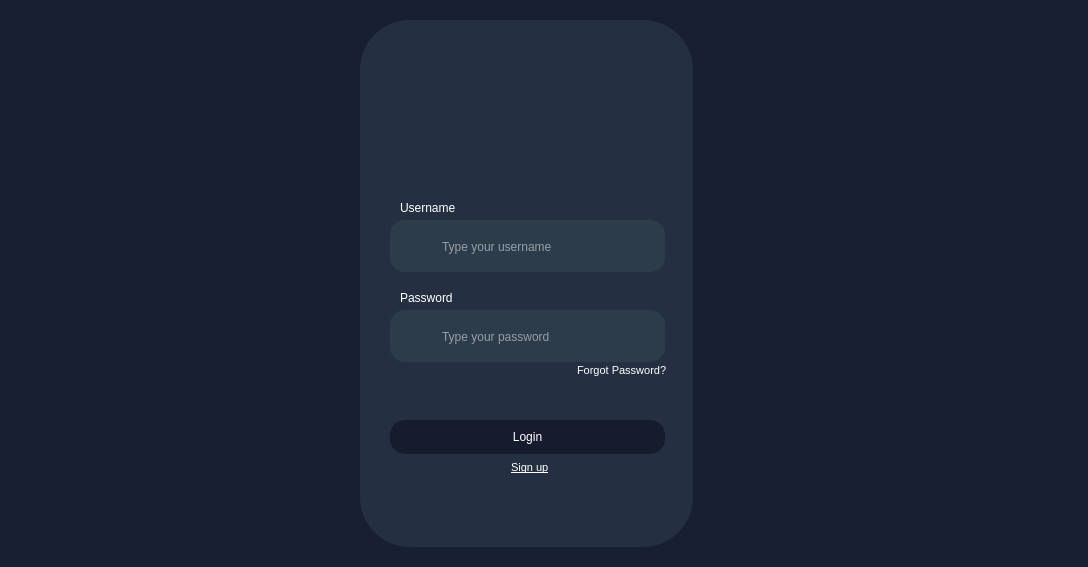
<?xml version="1.0" encoding="UTF-8"?>
<ui version="4.0">
 <class>login</class>
 <widget class="QMainWindow" name="login">
  <property name="geometry">
   <rect>
    <x>0</x>
    <y>0</y>
    <width>1088</width>
    <height>567</height>
   </rect>
  </property>
  <property name="minimumSize">
   <size>
    <width>1088</width>
    <height>567</height>
   </size>
  </property>
  <property name="maximumSize">
   <size>
    <width>1088</width>
    <height>567</height>
   </size>
  </property>
  <property name="windowTitle">
   <string>login</string>
  </property>
  <property name="styleSheet">
   <string notr="true">background-color: rgb(25, 31, 50);
</string>
  </property>
  <widget class="QWidget" name="centralwidget">
   <widget class="QLabel" name="cyber_bg">
    <property name="geometry">
     <rect>
      <x>490</x>
      <y>130</y>
      <width>411</width>
      <height>331</height>
     </rect>
    </property>
    <property name="text">
     <string/>
    </property>
    <property name="pixmap">
     <pixmap>C:/Users/admin/Downloads/cyber (1).png</pixmap>
    </property>
   </widget>
   <widget class="QWidget" name="widget" native="true">
    <property name="geometry">
     <rect>
      <x>360</x>
      <y>20</y>
      <width>333</width>
      <height>527</height>
     </rect>
    </property>
    <property name="minimumSize">
     <size>
      <width>333</width>
      <height>527</height>
     </size>
    </property>
    <property name="maximumSize">
     <size>
      <width>333</width>
      <height>527</height>
     </size>
    </property>
    <property name="styleSheet">
     <string notr="true">background-color: rgba(44, 60, 75, 0.6); 
border-radius: 50px;
</string>
    </property>
    <widget class="QLabel" name="username_text">
     <property name="geometry">
      <rect>
       <x>40</x>
       <y>180</y>
       <width>81</width>
       <height>16</height>
      </rect>
     </property>
     <property name="font">
      <font>
       <family>Segoe UI</family>
      </font>
     </property>
     <property name="styleSheet">
      <string notr="true">QLabel {
    color: #ffffff;
background-color: rgba(0, 0, 0, 0);
}


</string>
     </property>
     <property name="text">
      <string>Username</string>
     </property>
    </widget>
    <widget class="QLineEdit" name="typeUN_box">
     <property name="geometry">
      <rect>
       <x>30</x>
       <y>200</y>
       <width>275</width>
       <height>52</height>
      </rect>
     </property>
     <property name="minimumSize">
      <size>
       <width>275</width>
       <height>52</height>
      </size>
     </property>
     <property name="maximumSize">
      <size>
       <width>275</width>
       <height>52</height>
      </size>
     </property>
     <property name="styleSheet">
      <string notr="true">QLineEdit {
border-radius: 15px; 
background-color: rgb(44, 60, 75);
padding: 50px;
	color: rgb(255, 255, 255);
}

</string>
     </property>
     <property name="placeholderText">
      <string>Type your username</string>
     </property>
    </widget>
    <widget class="QLineEdit" name="typePASS_box">
     <property name="geometry">
      <rect>
       <x>30</x>
       <y>290</y>
       <width>275</width>
       <height>52</height>
      </rect>
     </property>
     <property name="minimumSize">
      <size>
       <width>275</width>
       <height>52</height>
      </size>
     </property>
     <property name="maximumSize">
      <size>
       <width>275</width>
       <height>52</height>
      </size>
     </property>
     <property name="styleSheet">
      <string notr="true">QLineEdit {
border-radius: 15px; 
background-color: rgb(44, 60, 75);
padding: 50px;
	color: rgb(255, 255, 255);
}
</string>
     </property>
     <property name="placeholderText">
      <string>Type your password</string>
     </property>
    </widget>
    <widget class="QLabel" name="pass_text">
     <property name="geometry">
      <rect>
       <x>40</x>
       <y>270</y>
       <width>81</width>
       <height>16</height>
      </rect>
     </property>
     <property name="styleSheet">
      <string notr="true">QLabel {
    color: #ffffff;
background-color: rgba(0, 0, 0, 0);
}


</string>
     </property>
     <property name="text">
      <string>Password</string>
     </property>
    </widget>
    <widget class="QPushButton" name="loginButton">
     <property name="geometry">
      <rect>
       <x>30</x>
       <y>400</y>
       <width>275</width>
       <height>34</height>
      </rect>
     </property>
     <property name="minimumSize">
      <size>
       <width>275</width>
       <height>34</height>
      </size>
     </property>
     <property name="maximumSize">
      <size>
       <width>275</width>
       <height>34</height>
      </size>
     </property>
     <property name="styleSheet">
      <string notr="true">QPushButton {
border-radius: 15px; 
background-color: rgb(22, 27, 46);
color: white;
}
QPushButton:hover {
}
QPushButton:pressed {
background-color: rgb(24, 40, 55); /* Adjust pressed color if needed */
}</string>
     </property>
     <property name="text">
      <string>Login</string>
     </property>
    </widget>
    <widget class="QLabel" name="forgotpass_text">
     <property name="geometry">
      <rect>
       <x>217</x>
       <y>340</y>
       <width>91</width>
       <height>20</height>
      </rect>
     </property>
     <property name="font">
      <font>
       <family>Segoe UI</family>
       <pointsize>8</pointsize>
       <italic>false</italic>
       <bold>false</bold>
      </font>
     </property>
     <property name="styleSheet">
      <string notr="true">QLabel {
	font: 7.5pt &quot;Segoe UI&quot;;
    color: #ffffff;
background-color: rgba(0, 0, 0, 0);
}


</string>
     </property>
     <property name="text">
      <string>Forgot Password?</string>
     </property>
    </widget>
    <zorder>typeUN_box</zorder>
    <zorder>username_text</zorder>
    <zorder>typePASS_box</zorder>
    <zorder>pass_text</zorder>
    <zorder>loginButton</zorder>
    <zorder>forgotpass_text</zorder>
   </widget>
   <widget class="QLabel" name="wf_logo">
    <property name="geometry">
     <rect>
      <x>480</x>
      <y>40</y>
      <width>101</width>
      <height>121</height>
     </rect>
    </property>
    <property name="styleSheet">
     <string notr="true">color: rgba(0, 0, 0, 0);
background-color: rgba(0, 0, 0, 0);</string>
    </property>
    <property name="text">
     <string/>
    </property>
    <property name="pixmap">
     <pixmap>C:/Users/admin/Downloads/logo (5).png</pixmap>
    </property>
   </widget>
   <widget class="QLabel" name="wf_word_2">
    <property name="geometry">
     <rect>
      <x>400</x>
      <y>140</y>
      <width>251</width>
      <height>31</height>
     </rect>
    </property>
    <property name="styleSheet">
     <string notr="true">color: rgba(0, 0, 0, 0);
background-color: rgba(0, 0, 0, 0);</string>
    </property>
    <property name="text">
     <string/>
    </property>
    <property name="pixmap">
     <pixmap>C:/Users/admin/Downloads/logo (4).png</pixmap>
    </property>
   </widget>
   <widget class="QLabel" name="user_icon">
    <property name="geometry">
     <rect>
      <x>406</x>
      <y>231</y>
      <width>30</width>
      <height>31</height>
     </rect>
    </property>
    <property name="styleSheet">
     <string notr="true">background-color: rgba(255, 255, 255, 0);</string>
    </property>
    <property name="text">
     <string/>
    </property>
    <property name="pixmap">
     <pixmap>C:/Users/admin/Downloads/pass_icon (11).png</pixmap>
    </property>
   </widget>
   <widget class="QLabel" name="pass_icon">
    <property name="geometry">
     <rect>
      <x>408</x>
      <y>310</y>
      <width>31</width>
      <height>51</height>
     </rect>
    </property>
    <property name="styleSheet">
     <string notr="true">background-color: rgba(255, 255, 255, 0);</string>
    </property>
    <property name="text">
     <string/>
    </property>
    <property name="pixmap">
     <pixmap>C:/Users/admin/Downloads/pass_icon (4).png</pixmap>
    </property>
   </widget>
   <widget class="QLabel" name="signup_button">
    <property name="geometry">
     <rect>
      <x>511</x>
      <y>459</y>
      <width>41</width>
      <height>16</height>
     </rect>
    </property>
    <property name="font">
     <font>
      <family>Segoe UI</family>
      <pointsize>8</pointsize>
      <italic>false</italic>
      <bold>false</bold>
      <underline>true</underline>
     </font>
    </property>
    <property name="styleSheet">
     <string notr="true">font: 7.5pt &quot;Segoe UI&quot;;
text-decoration: underline;
background-color: rgba(255, 255, 255, 0);
color: rgb(255, 255, 255);</string>
    </property>
    <property name="text">
     <string>Sign up</string>
    </property>
   </widget>
   <widget class="QLabel" name="wf_word">
    <property name="geometry">
     <rect>
      <x>420</x>
      <y>150</y>
      <width>201</width>
      <height>21</height>
     </rect>
    </property>
    <property name="styleSheet">
     <string notr="true">background-color: rgba(255, 255, 255, 0);</string>
    </property>
    <property name="text">
     <string/>
    </property>
    <property name="pixmap">
     <pixmap>C:/Users/admin/Downloads/wardenfort_word (1).png</pixmap>
    </property>
   </widget>
  </widget>
 </widget>
 <resources/>
 <connections/>
</ui>
